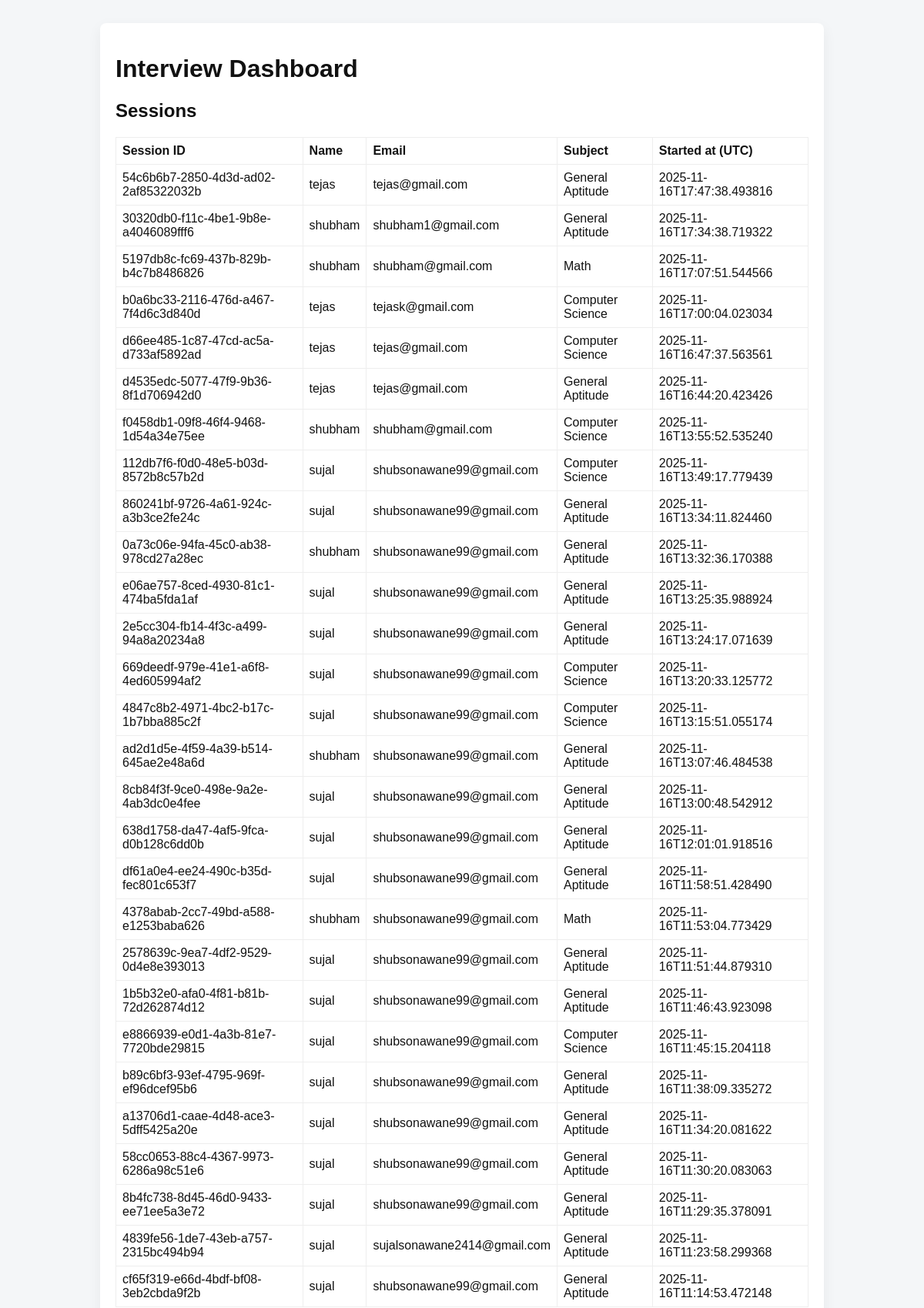
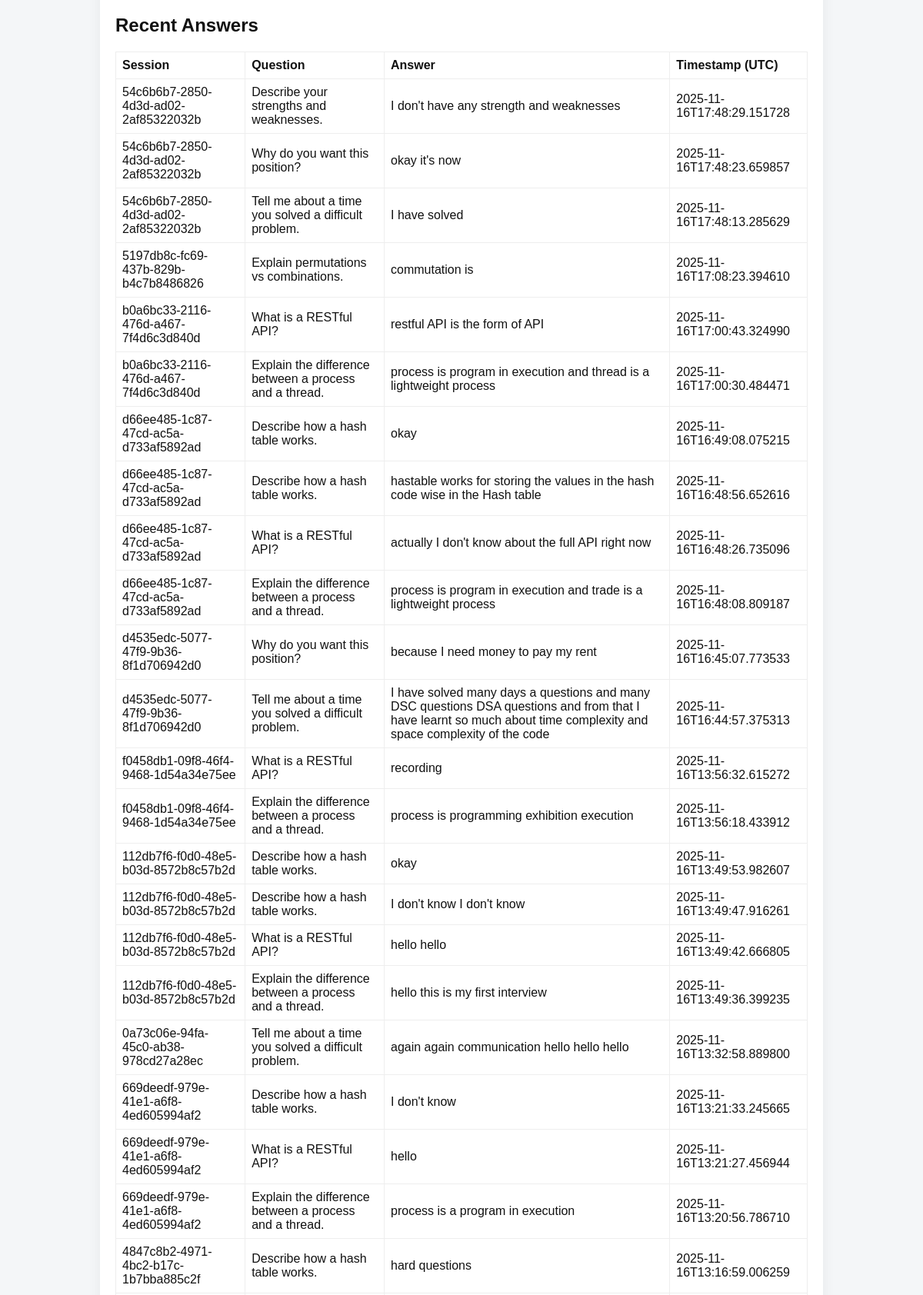
/dashboard (upper part), run on the app's committed database (2 pictures, top to bottom).
### tables this page shows
CREATE TABLE answers (
        id INTEGER PRIMARY KEY AUTOINCREMENT,
        session_id TEXT,
        question TEXT,
        answer TEXT,
        ts TEXT
      );

### app.py (the view)
@app.route("/dashboard")
def dashboard():
    try:
        conn = sqlite3.connect(DB_PATH)
        cur = conn.cursor()
        cur.execute("SELECT id,name,email,subject,started_at FROM sessions ORDER BY started_at DESC")
        sessions = cur.fetchall()
        cur.execute("SELECT session_id, question, answer, ts FROM answers ORDER BY ts DESC LIMIT 200")
        answers = cur.fetchall()
    except Exception:
        log.exception("DB error loading dashboard")
        sessions, answers = [], []
    finally:
        try:
            conn.close()
        except Exception:
            pass
    return render_template("dashboard.html", sessions=sessions, answers=answers)

### templates/dashboard.html (shortened to what this page needs)
<!doctype html>
<html>
<head>
  <link rel="stylesheet" href="{{ url_for('static', filename='style.css') }}">
</head>
<body>
  <div class="container">
    <h1>Interview Dashboard</h1>
    <h2>Sessions</h2>
    <table>
      <tr><th>Session ID</th><th>Name</th><th>Email</th><th>Subject</th><th>Started at (UTC)</th></tr>
      {% for s in sessions %}
        <tr>
          <td>{{ s[0] }}</td><td>{{ s[1] }}</td><td>{{ s[2] }}</td><td>{{ s[3] }}</td><td>{{ s[4] }}</td>
        </tr>
      {% endfor %}
    </table>
    <h2>Recent Answers</h2>
    <table>
      <tr><th>Session</th><th>Question</th><th>Answer</th><th>Timestamp (UTC)</th></tr>
      {% for a in answers %}
        <tr><td>{{ a[0] }}</td><td>{{ a[1] }}</td><td>{{ a[2] }}</td><td>{{ a[3] }}</td></tr>
      {% endfor %}
    </table>
  </div>
</body>
</html>

### static/style.css (style rules this page uses)
body { font-family:Arial,Helvetica,sans-serif;background:#f4f6f8;color:#111 }
.container { max-width:900px;margin:30px auto;background:white;padding:20px;border-radius:8px;box-shadow:0 6px 18px rgba(0,0,0,0.06) }
table { width:100%;border-collapse:collapse;margin:12px 0 }
table th,table td { border:1px solid #eee;padding:8px;text-align:left }

### data on the page
answers: session "54c6b6b7-2850-4d3d-ad02-2af85322032b", question "Describe your strengths and weaknesses.", answer "I don't have any strength and weaknesses", ts "2025-11-16T17:48:29.151728"
answers: session "54c6b6b7-2850-4d3d-ad02-2af85322032b", question "Why do you want this position?", answer "okay it's now", ts "2025-11-16T17:48:23.659857"
answers: session "54c6b6b7-2850-4d3d-ad02-2af85322032b", question "Tell me about a time you solved a difficult problem.", answer "I have solved", ts "2025-11-16T17:48:13.285629"
answers: session "5197db8c-fc69-437b-829b-b4c7b8486826", question "Explain permutations vs combinations.", answer "commutation is", ts "2025-11-16T17:08:23.394610"
answers: session "b0a6bc33-2116-476d-a467-7f4d6c3d840d", question "What is a RESTful API?", answer "restful API is the form of API", ts "2025-11-16T17:00:43.324990"
answers: session "b0a6bc33-2116-476d-a467-7f4d6c3d840d", question "Explain the difference between a process and a thread.", answer "process is program in execution and thread is a lightweight process", ts "2025-11-16T17:00:30.484471"
answers: session "d66ee485-1c87-47cd-ac5a-d733af5892ad", question "Describe how a hash table works.", answer "okay", ts "2025-11-16T16:49:08.075215"
answers: session "d66ee485-1c87-47cd-ac5a-d733af5892ad", question "Describe how a hash table works.", answer "hastable works for storing the values in the hash code wise in the Hash table", ts "2025-11-16T16:48:56.652616"
answers: session "d66ee485-1c87-47cd-ac5a-d733af5892ad", question "What is a RESTful API?", answer "actually I don't know about the full API right now", ts "2025-11-16T16:48:26.735096"
answers: session "d66ee485-1c87-47cd-ac5a-d733af5892ad", question "Explain the difference between a process and a thread.", answer "process is program in execution and trade is a lightweight process", ts "2025-11-16T16:48:08.809187"
answers: session "d4535edc-5077-47f9-9b36-8f1d706942d0", question "Why do you want this position?", answer "because I need money to pay my rent", ts "2025-11-16T16:45:07.773533"
answers: session "d4535edc-5077-47f9-9b36-8f1d706942d0", question "Tell me about a time you solved a difficult problem.", answer "I have solved many days a questions and many DSC questions DSA questions and from that I have learnt so much about time complexity and space complexity of the code", ts "2025-11-16T16:44:57.375313"
answers: session "f0458db1-09f8-46f4-9468-1d54a34e75ee", question "What is a RESTful API?", answer "recording", ts "2025-11-16T13:56:32.615272"
answers: session "f0458db1-09f8-46f4-9468-1d54a34e75ee", question "Explain the difference between a process and a thread.", answer "process is programming exhibition execution", ts "2025-11-16T13:56:18.433912"
answers: session "112db7f6-f0d0-48e5-b03d-8572b8c57b2d", question "Describe how a hash table works.", answer "okay", ts "2025-11-16T13:49:53.982607"
answers: session "112db7f6-f0d0-48e5-b03d-8572b8c57b2d", question "Describe how a hash table works.", answer "I don't know I don't know", ts "2025-11-16T13:49:47.916261"
answers: session "112db7f6-f0d0-48e5-b03d-8572b8c57b2d", question "What is a RESTful API?", answer "hello hello", ts "2025-11-16T13:49:42.666805"
answers: session "112db7f6-f0d0-48e5-b03d-8572b8c57b2d", question "Explain the difference between a process and a thread.", answer "hello this is my first interview", ts "2025-11-16T13:49:36.399235"
answers: session "0a73c06e-94fa-45c0-ab38-978cd27a28ec", question "Tell me about a time you solved a difficult problem.", answer "again again communication hello hello hello", ts "2025-11-16T13:32:58.889800"
answers: session "669deedf-979e-41e1-a6f8-4ed605994af2", question "Describe how a hash table works.", answer "I don't know", ts "2025-11-16T13:21:33.245665"
answers: session "669deedf-979e-41e1-a6f8-4ed605994af2", question "What is a RESTful API?", answer "hello", ts "2025-11-16T13:21:27.456944"
answers: session "669deedf-979e-41e1-a6f8-4ed605994af2", question "Explain the difference between a process and a thread.", answer "process is a program in execution", ts "2025-11-16T13:20:56.786710"
answers: session "4847c8b2-4971-4bc2-b17c-1b7bba885c2f", question "Describe how a hash table works.", answer "hard questions", ts "2025-11-16T13:16:59.006259"

### other printed values
{{ s[0] }} "54c6b6b7-2850-4d3d-ad02-2af85322032b"
{{ s[1] }} "tejas"
{{ s[2] }} "tejas@gmail.com"
{{ s[3] }} "General Aptitude"
{{ s[4] }} "2025-11-16T17:47:38.493816"
{{ s[0] }} "30320db0-f11c-4be1-9b8e-a4046089fff6"
{{ s[1] }} "shubham"
{{ s[2] }} "shubham1@gmail.com"
{{ s[4] }} "2025-11-16T17:34:38.719322"
{{ s[0] }} "5197db8c-fc69-437b-829b-b4c7b8486826"
{{ s[2] }} "shubham@gmail.com"
{{ s[3] }} "Math"
{{ s[4] }} "2025-11-16T17:07:51.544566"
{{ s[0] }} "b0a6bc33-2116-476d-a467-7f4d6c3d840d"
{{ s[2] }} "tejask@gmail.com"
